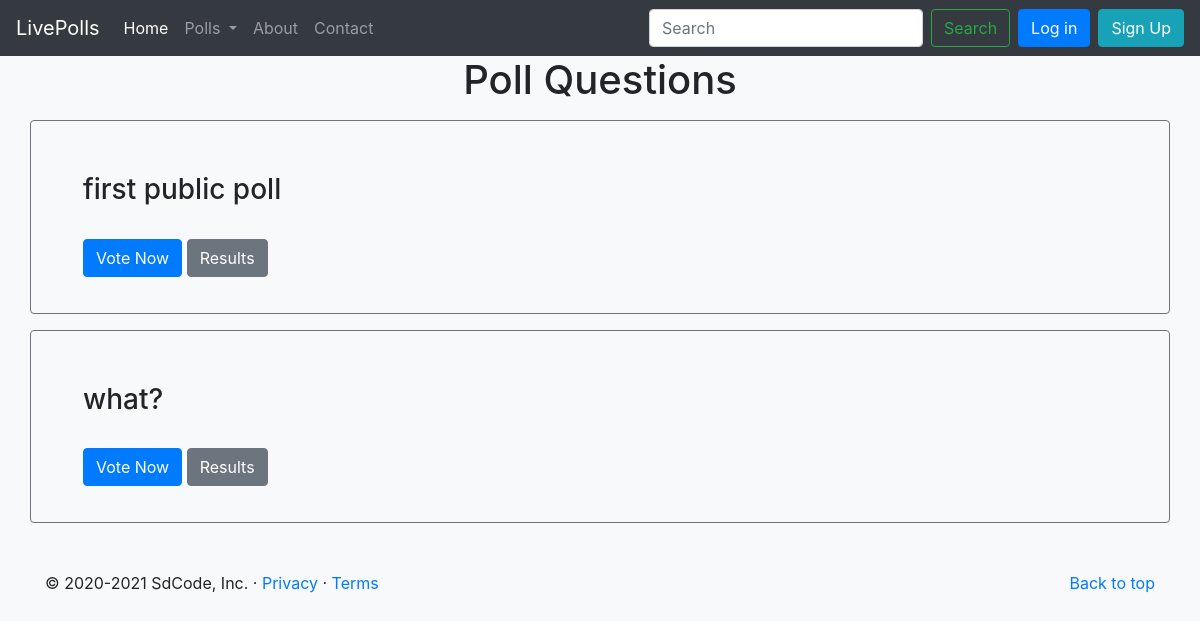
The app's page /users/publicpolls, older data.
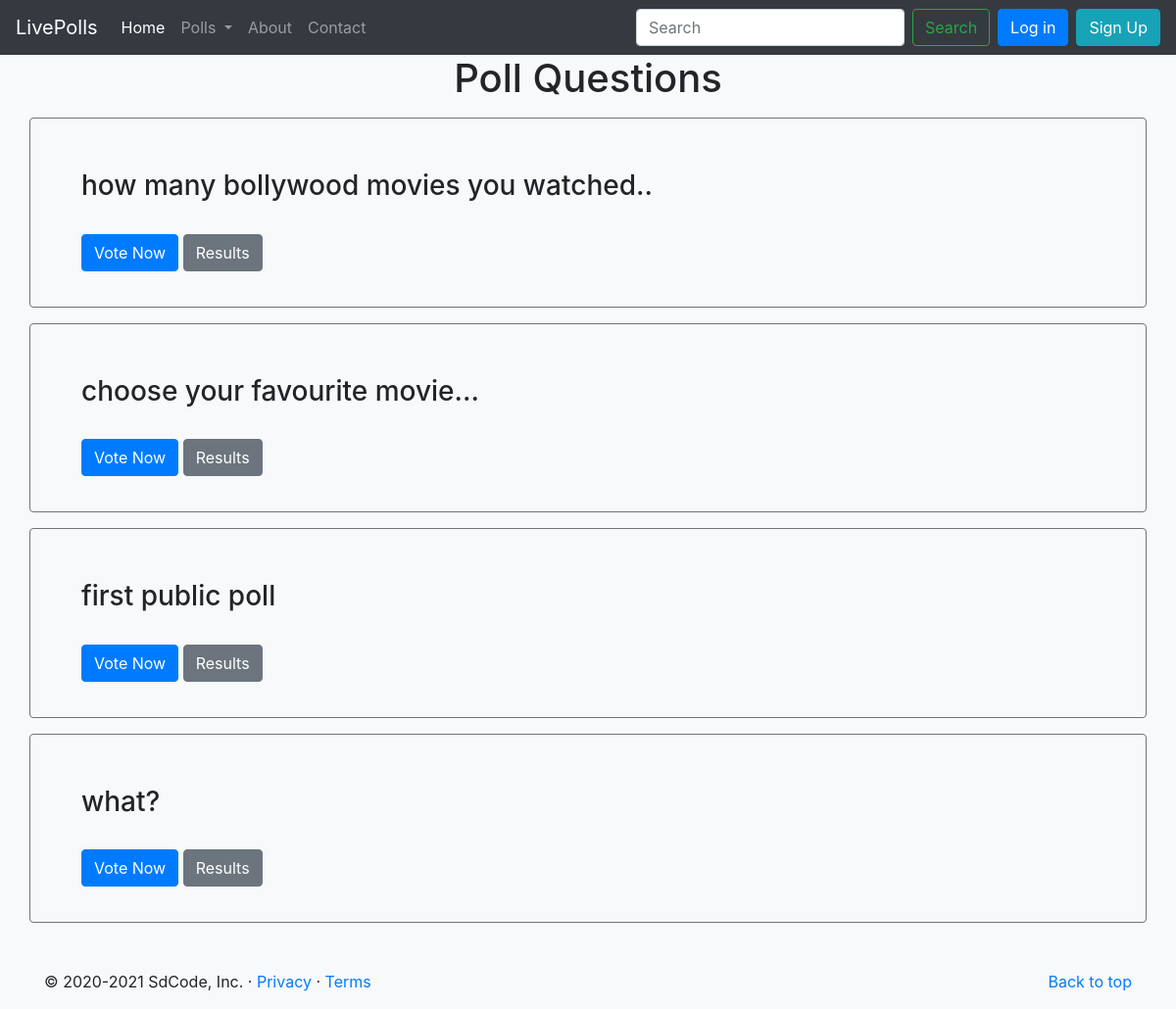
The same page, newer data.
### users/models.py (models this page shows, shortened)
class Question(models.Model):
    sno= models.AutoField(primary_key=True)
    question_text = models.CharField(max_length=200)
    livestatus = models.BooleanField(default=True)
    publicstatus = models.CharField(max_length=50)
    user=models.ForeignKey(User, on_delete=models.CASCADE)
    timestamp = models.DateTimeField(default=now)

### users/views.py (the view)
# urls.py: path('/publicpolls', views.publicpolls, name='publicpolls'),
def publicpolls(request):
    latest_question_list = Question.objects.order_by('-timestamp')[:5]
    context = {'latest_question_list': latest_question_list}
    return render(request, 'users/publicpolls.html', context)

### templates/users/publicpolls.html (shortened to what this page needs)
{% extends 'base.html' %}
{% block content %}
  <h1 class="text-center mb-3">Poll Questions</h1>
  {% if latest_question_list %}
    {% for question in latest_question_list %}
      {% if question.publicstatus ==  'public' %}
        <div class="container mt-3 p-3 border rounded border-secondary">
          <div class="card-body">
            <h3 class="m-3">{{ question.question_text }}</h3>
            <a href="{% url 'users:details' question.sno %}" class="btn btn-primary ml-3 mt-3">Vote Now</a>
            <a href="{% url 'users:results' question.sno %}" class="btn btn-secondary mt-3">Results</a>
          </div>
        </div>
      {% endif %}
    {% endfor %}
  {% else %}
    <p>No polls available</p>
  {% endif %}
{% endblock %}

Row changes from the older to the newer data that the page shows:
added Question: question_text "how many bollywood movies you watched.."
added Question: question_text "choose your favourite movie..."
